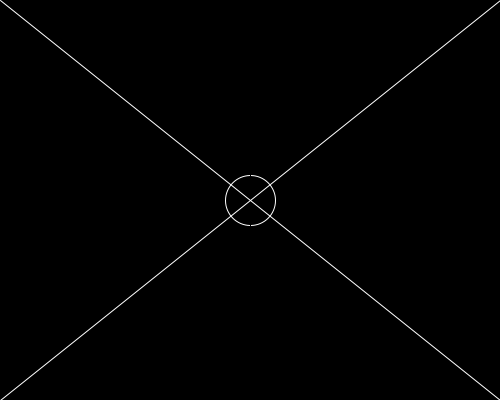
Frame 1 (no input)
Frame 60 (the mouse pressed at the canvas centre just before this capture): identical to frame 1, image omitted
Frame 120 (the mouse held since frame 60 and released just before this capture): identical to frame 1, image omitted

The Processing sketch that drew this single still picture (run headless with seeded random() and noise(); from frame 60 on, the mouse is pressed at the canvas centre):

// Processing sketch: processing_52256
// ── processing_52256.pde


int sx, sy, maxx, maxy, w; 
float density = 0.5; 
int zx=maxx/2;
int zy=maxy/2;
int[][] record;

void setup() 
{ 
    size(500, 400);
    frameRate(12);
    maxx = width;
    maxy = height;
    zx=maxx/2;
    zy=maxy/2;
    record = new int[2000][2000];
    background(0); 
    noFill();
   stroke(255,255,255);
   stroke(255,255,255);
   ellipse(zx, zy, 50, 50);
   line(0,0,maxx,maxy);
    line(maxx,0,0,maxy);
}

void draw() 
{ 
int s1,s2,s3,s4,s0;
int s5,s6,s7,s8,ss;
int p1,p2,p3,p4,p5,p6;
int p7,p8,p9,p10,p11,p12;
int p13,p14,p15,p16;

 
for (sx=5 ; sx < maxx-5; sx++)
{
  for (sy=5 ; sy < maxy-5; sy++)
  {
    s0=get(sx,sy); if (s0==-1){  s0=1;  } else { s0=0; }
    record[sx][sy] = s0 ;
  }
}
  
for (sx=5 ; sx < maxx-5; sx++)
  {
    for (sy=5 ; sy < maxy-5; sy++)
      {

s0=get(sx,sy); if (s0==-1){  s0=1;  } else { s0=0; }
record[sx][sy] = s0 ;

p1 = record[sx-2][sy-2]; 
p2 = record[sx - 1][sy-2];
p3 = record[sx][sy-2];
p4 = record[sx+1][sy-2]; 
p5 = record[sx+2][sy-2]; 

p6 = record[sx-2][sy-1];
p7 = record[sx+2][sy-1]; 

p8 = record[sx-2][sy];
p9 = record[sx+2][sy]; 

p10 = record[sx-2][sy+1];
p11 = record[sx+2][sy+1]; 

p12 = record[sx - 2][sy+2];
p13 = record[sx - 1][sy+2];
p14 = record[sx][sy+2]; 
p15 = record[sx+1][sy+2]; 
p16 = record[sx+2][sy+2]; 


s1 = record[sx - 1][sy - 1];
s2 = record[sx - 1][sy];
s3 = record[sx - 1][sy + 1];
s4 = record[sx][sy - 1];

s5=record[sx][sy+1];
s6=record[sx+1][sy+1]; 
s7=record[sx+1][sy]; 
s8=record[sx+1][sy-1]; 

ss=s1+s2+s3+s4+s5+s6+s7+s8+p1+p2+p3+p4+p5+p6+p7+p8+p9+p10+p11+p12+p13+p14+p15+p16;

//if ((s0 == 0) && ((ss == 8) || (ss==5) || (ss==7) || (ss==9)))
if ((s0 == 0) && ((ss == 10) || (ss==13) || (ss==6) || (ss==9)|| (ss==5)|| (ss==12)|| (ss==15)))

  {
    color white = color(255);
    set(sx, sy, white);
  }

if ((s0 == 1) && ((ss != 18) && (ss != 20) && (ss!=19) && (ss!=17) && (ss!=23) && (ss!=16)&& (ss!=22)))

  {
    color black = color(0);
    set(sx, sy, black);
  }

}
} 
}
